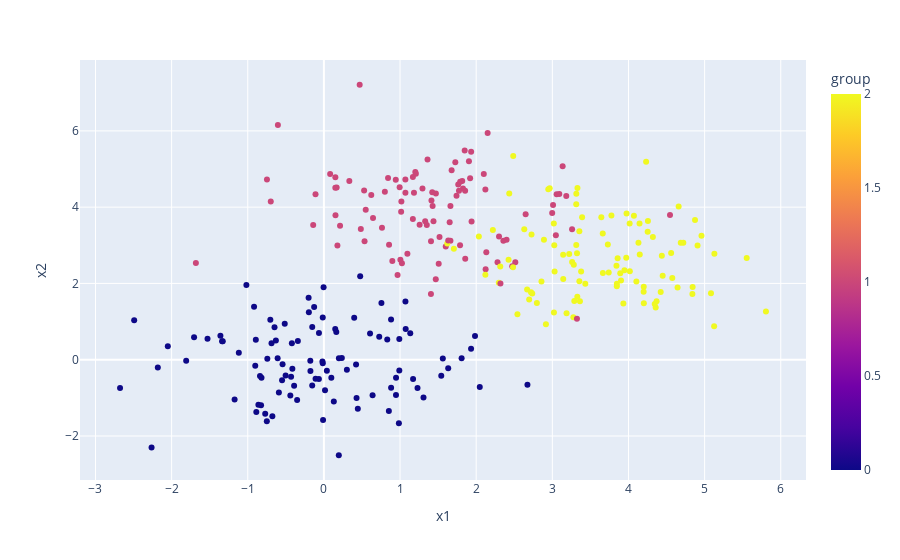

The code cell stored with this chart in its notebook:
### Code cell
# sns.relplot(data=X_y, x='x1',y='x2', hue='group' )
px.scatter(data_frame=X_y, x='x1', y='x2',color='group')

### Figure 1 — Plotly figure (JSON) as saved in the notebook; plotly's stock layout.template omitted (floating-point values rounded to 4 significant figures; data arrays with more than 128 entries replaced by an {"elided": "..."} marker saying what was removed)
{"data": [{"hovertemplate": "x1=%{x}<br>x2=%{y}<br>group=%{marker.color}<extra></extra>", "legendgroup": "", "marker": {"color": {"elided": "300 int values"}, "coloraxis": "coloraxis", "symbol": "circle"}, "mode": "markers", "name": "", "orientation": "v", "showlegend": false, "type": "scatter", "x": {"elided": "300 float values"}, "xaxis": "x", "y": {"elided": "300 float values"}, "yaxis": "y"}], "layout": {"autosize": true, "coloraxis": {"colorbar": {"title": {"text": "group"}}, "colorscale": [[0, "#0d0887"], [0.1111, "#46039f"], [0.2222, "#7201a8"], [0.3333, "#9c179e"], [0.4444, "#bd3786"], [0.5556, "#d8576b"], [0.6667, "#ed7953"], [0.7778, "#fb9f3a"], [0.8889, "#fdca26"], [1, "#f0f921"]]}, "legend": {"tracegroupgap": 0}, "margin": {"t": 60}, "xaxis": {"anchor": "y", "autorange": true, "domain": [0, 1], "range": [-3.195, 6.323], "title": {"text": "x1"}, "type": "linear"}, "yaxis": {"anchor": "x", "autorange": true, "domain": [0, 1], "range": [-3.195, 7.898], "title": {"text": "x2"}, "type": "linear"}}}
